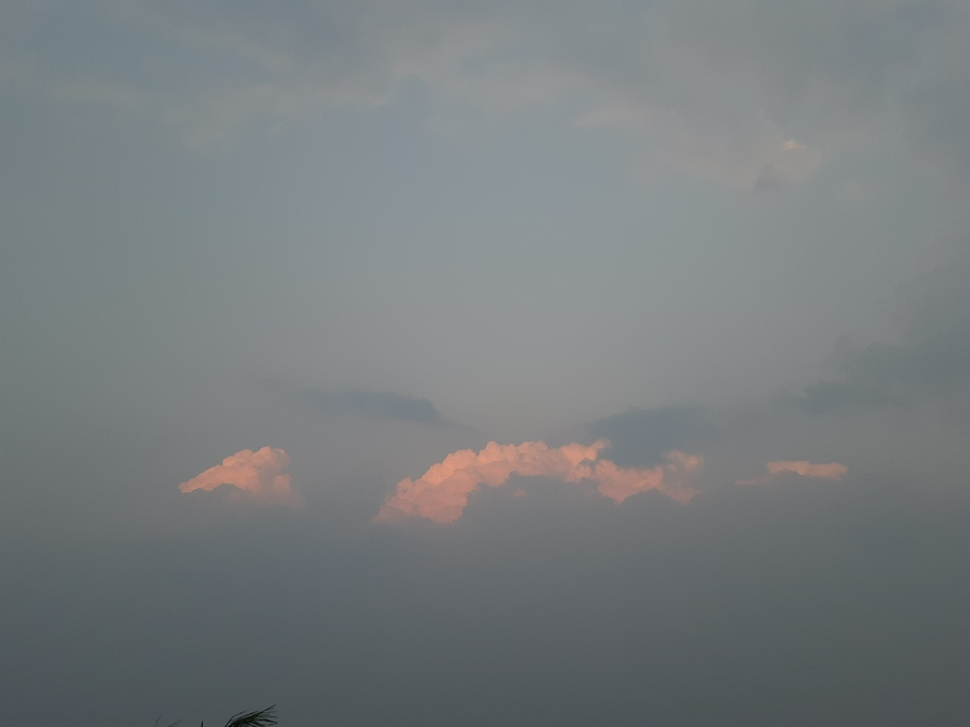
#> input picture imgs/cloud1.jpg, 970 x 727 px, shrunk from 4160 x 3120 before the run; its folder holds only this picture in this run
$ python photoEditor.py
#> lines starting #> are read from the running program, lines starting #| are printed output that depends on the picture
from PIL import Image, ImageEnhance, ImageFilter
import os

path = './imgs'
pathOut = '/editedImgs'

# take all the images from imgs floder
for filename in os.listdir(path):
    img = Image.open(f"{path}/{filename}")
#> img is the input picture: PIL image 970x727 RGB; mean R, G, B 119, 124.1, 126.4
    edit = img.filter(ImageFilter.SHARPEN)
    edit = img.filter(ImageFilter.MedianFilter)

    # increasing the contrast
    factor = 1.5
    enhancer = ImageEnhance.Contrast(edit)
    edit = enhancer.enhance(factor)
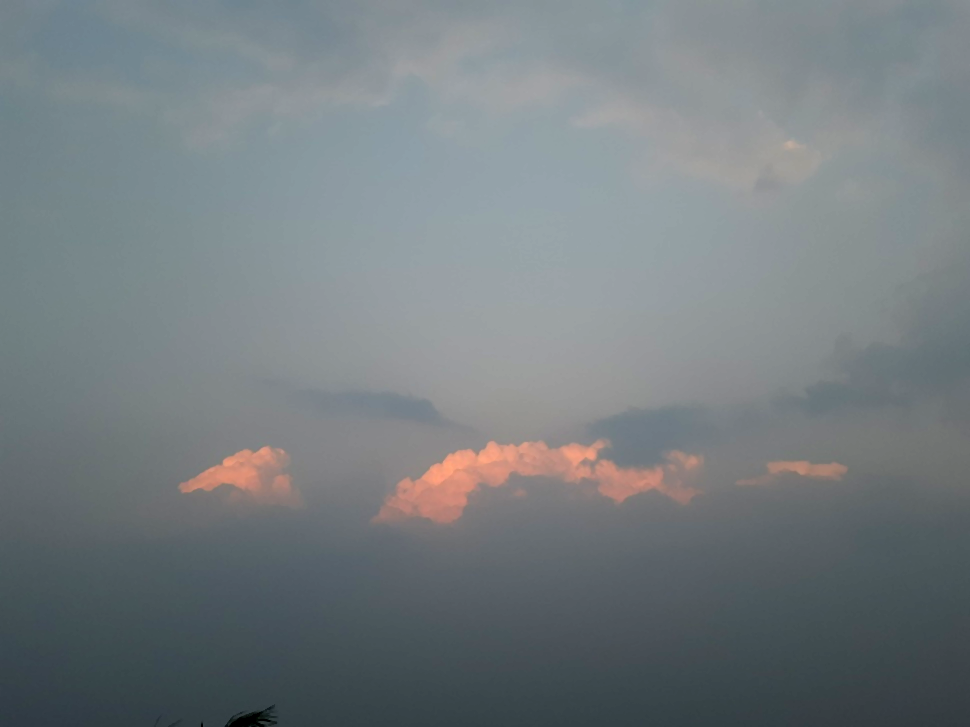
#> edit: PIL image 970x727 RGB; mean R, G, B 116.7, 124.4, 127.9

    clean_name = os.path.splitext(filename)[0]

    edit.save(f'.{pathOut}/{clean_name}_edited.jpg')


# [15 lines of commented-out code are left out]

$ run again, on imgs/sky.jpg
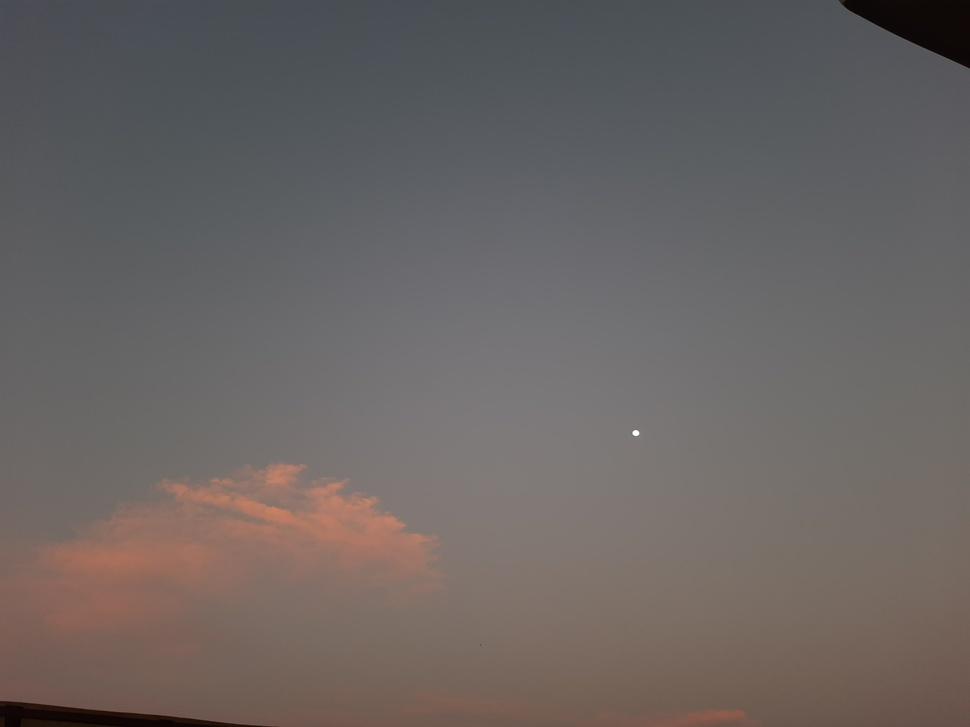
#> input picture imgs/sky.jpg, 970 x 727 px, shrunk from 4160 x 3120 before the run
#> img is the input picture: PIL image 970x727 RGB; mean R, G, B 106.2, 100.1, 98.5
#> `edit = enhancer.enhance(factor)`:
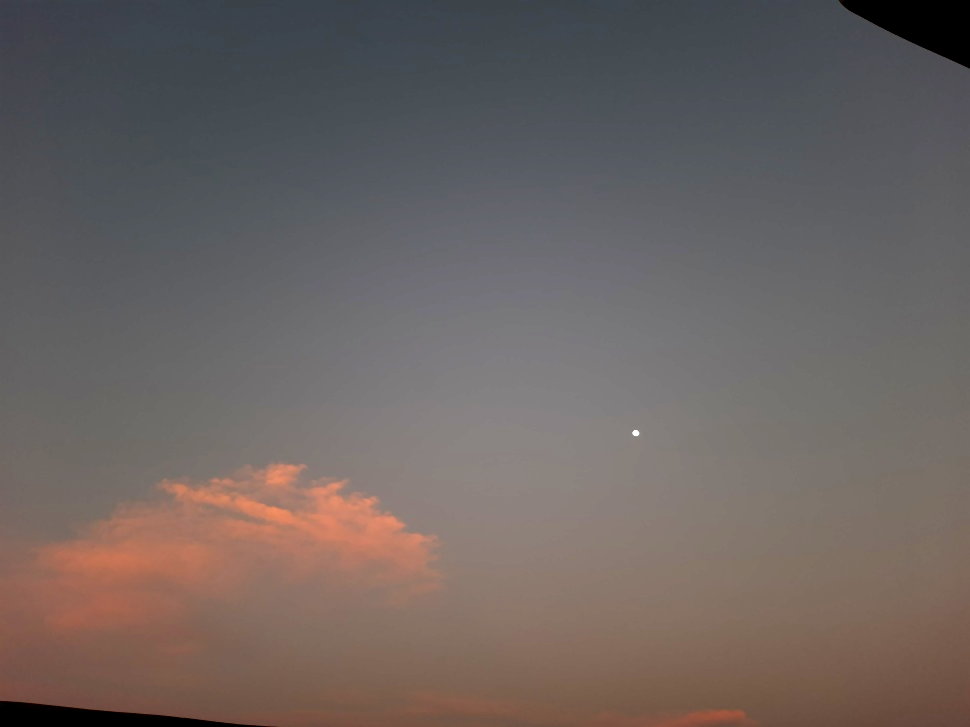
#> edit: PIL image 970x727 RGB; mean R, G, B 108.3, 99.3, 96.9

$ run again, on imgs/skycolor.jpg
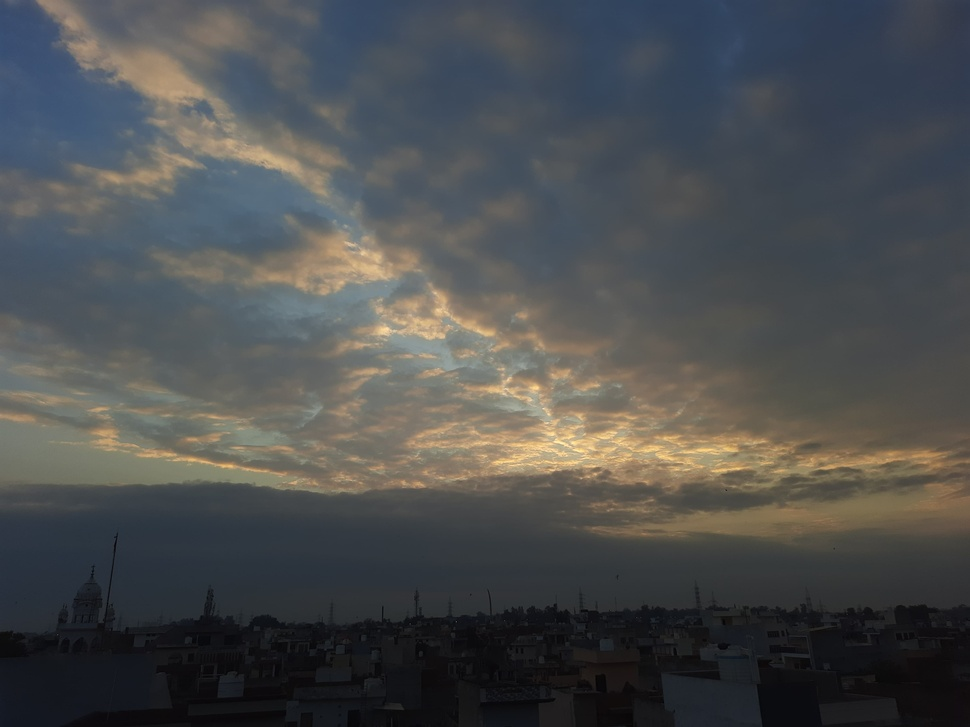
#> input picture imgs/skycolor.jpg, 970 x 727 px, shrunk from 4160 x 3120 before the run
#> img is the input picture: PIL image 970x727 RGB; mean R, G, B 76.5, 78.4, 79.4
#> `edit = enhancer.enhance(factor)`:
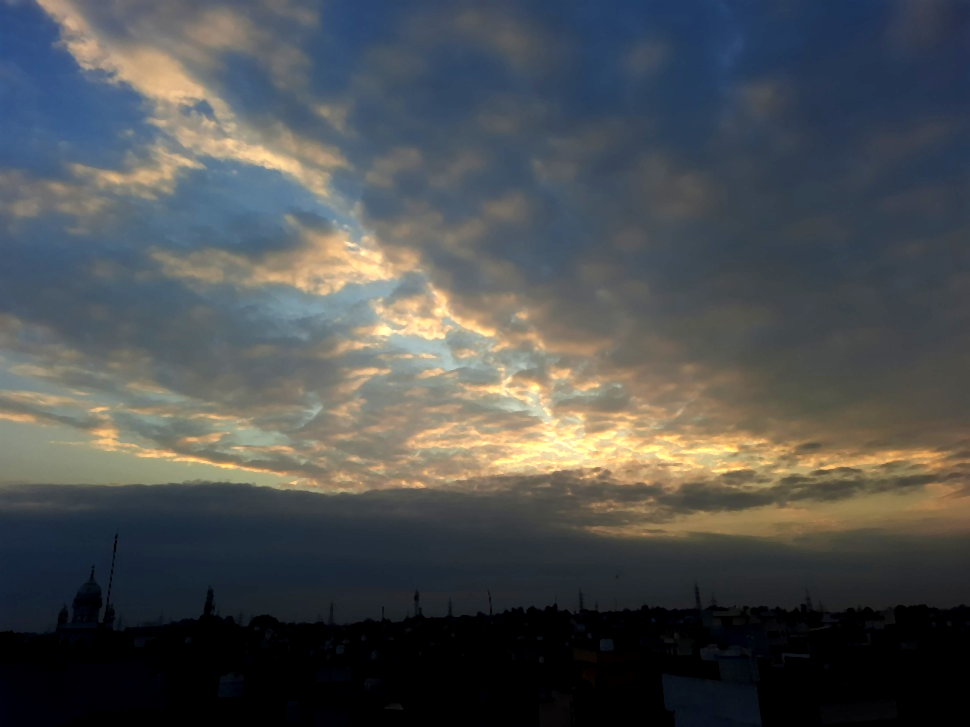
#> edit: PIL image 970x727 RGB; mean R, G, B 76.9, 79.9, 80.9
